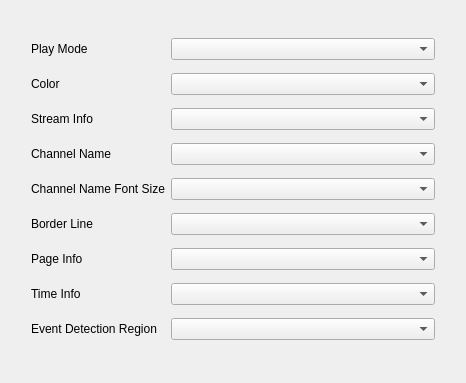
<?xml version="1.0" encoding="UTF-8"?>
<ui version="4.0">
 <class>DisplaySetting</class>
 <widget class="QWidget" name="DisplaySetting">
  <property name="geometry">
   <rect>
    <x>0</x>
    <y>0</y>
    <width>466</width>
    <height>383</height>
   </rect>
  </property>
  <property name="windowTitle">
   <string>Dialog</string>
  </property>
  <layout class="QGridLayout" name="gridLayout_2">
   <item row="0" column="0">
    <widget class="QWidget" name="widget_background" native="true">
     <property name="focusPolicy">
      <enum>Qt::StrongFocus</enum>
     </property>
     <layout class="QGridLayout" name="gridLayout">
      <property name="leftMargin">
       <number>20</number>
      </property>
      <property name="topMargin">
       <number>20</number>
      </property>
      <property name="rightMargin">
       <number>20</number>
      </property>
      <property name="bottomMargin">
       <number>20</number>
      </property>
      <item row="6" column="0">
       <widget class="QLabel" name="label_pageInfo">
        <property name="text">
         <string>Page Info</string>
        </property>
       </widget>
      </item>
      <item row="3" column="0">
       <widget class="QLabel" name="label_channelName">
        <property name="text">
         <string>Channel Name</string>
        </property>
       </widget>
      </item>
      <item row="7" column="0">
       <widget class="QLabel" name="label_timeInfo">
        <property name="text">
         <string>Time Info</string>
        </property>
       </widget>
      </item>
      <item row="0" column="0">
       <widget class="QLabel" name="label_playMode">
        <property name="sizePolicy">
         <sizepolicy hsizetype="Expanding" vsizetype="Preferred">
          <horstretch>1</horstretch>
          <verstretch>0</verstretch>
         </sizepolicy>
        </property>
        <property name="text">
         <string>Play Mode</string>
        </property>
       </widget>
      </item>
      <item row="5" column="0">
       <widget class="QLabel" name="label_borderLine">
        <property name="text">
         <string>Border Line</string>
        </property>
       </widget>
      </item>
      <item row="8" column="1">
       <widget class="ComboBox" name="comboBoxEventDetectionRegion"/>
      </item>
      <item row="1" column="0">
       <widget class="QLabel" name="label_color">
        <property name="sizePolicy">
         <sizepolicy hsizetype="Expanding" vsizetype="Preferred">
          <horstretch>0</horstretch>
          <verstretch>0</verstretch>
         </sizepolicy>
        </property>
        <property name="text">
         <string>Color</string>
        </property>
       </widget>
      </item>
      <item row="6" column="1">
       <widget class="ComboBox" name="comboBox_page"/>
      </item>
      <item row="2" column="1">
       <widget class="ComboBox" name="comboBox_info"/>
      </item>
      <item row="7" column="1">
       <widget class="ComboBox" name="comboBox_timeInfo"/>
      </item>
      <item row="1" column="1">
       <widget class="ComboBox" name="comboBox_color">
        <property name="sizePolicy">
         <sizepolicy hsizetype="Expanding" vsizetype="Fixed">
          <horstretch>0</horstretch>
          <verstretch>0</verstretch>
         </sizepolicy>
        </property>
       </widget>
      </item>
      <item row="3" column="1">
       <widget class="ComboBox" name="comboBox_name"/>
      </item>
      <item row="2" column="0">
       <widget class="QLabel" name="label_streamInfo">
        <property name="text">
         <string>Stream Info</string>
        </property>
       </widget>
      </item>
      <item row="8" column="0">
       <widget class="MyLabel" name="labelEventDetectionRegion">
        <property name="text">
         <string>Event Detection Region</string>
        </property>
       </widget>
      </item>
      <item row="5" column="1">
       <widget class="ComboBox" name="comboBox_border"/>
      </item>
      <item row="0" column="1">
       <widget class="ComboBox" name="comboBox_playMode">
        <property name="sizePolicy">
         <sizepolicy hsizetype="Expanding" vsizetype="Fixed">
          <horstretch>2</horstretch>
          <verstretch>0</verstretch>
         </sizepolicy>
        </property>
       </widget>
      </item>
      <item row="4" column="0">
       <widget class="QLabel" name="labelChannelNameFontSize">
        <property name="text">
         <string>Channel Name Font Size</string>
        </property>
       </widget>
      </item>
      <item row="4" column="1">
       <widget class="ComboBox" name="comboBoxChannelNameFontSize"/>
      </item>
     </layout>
    </widget>
   </item>
  </layout>
 </widget>
 <customwidgets>
  <customwidget>
   <class>ComboBox</class>
   <extends>QComboBox</extends>
   <header>combobox.h</header>
  </customwidget>
  <customwidget>
   <class>MyLabel</class>
   <extends>QLabel</extends>
   <header>mylabel.h</header>
  </customwidget>
 </customwidgets>
 <tabstops>
  <tabstop>widget_background</tabstop>
  <tabstop>comboBox_playMode</tabstop>
  <tabstop>comboBox_color</tabstop>
  <tabstop>comboBox_info</tabstop>
  <tabstop>comboBox_name</tabstop>
  <tabstop>comboBox_border</tabstop>
  <tabstop>comboBox_page</tabstop>
  <tabstop>comboBox_timeInfo</tabstop>
  <tabstop>comboBoxEventDetectionRegion</tabstop>
 </tabstops>
 <resources/>
 <connections/>
</ui>
